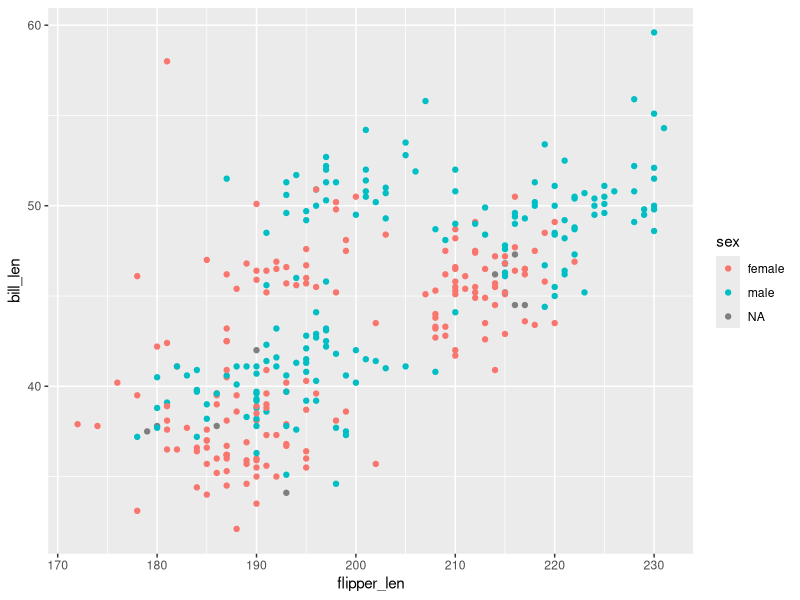
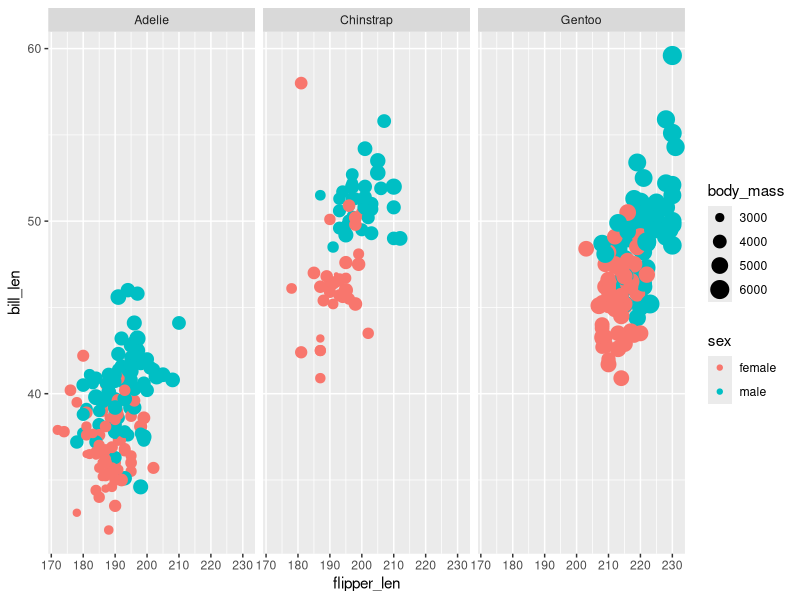

Reproduce these figures in R, in order.
## ---- chunk 1
library(dplyr)
library(palmerpenguins)
library(ggplot2)

# Load the penguins dataset
penguins
## ---- chunk 2
dplyr::count(penguins, species)
## ---- chunk 3
dplyr::count(penguins, island)
## ---- chunk 4
penguins |> count(island, species)
## ---- chunk 5
dplyr::count(penguins, sex)
## ---- chunk 6
penguins <- penguins |>
  rename(
    flipper_len = flipper_length_mm,
    bill_len = bill_length_mm,
    body_mass = body_mass_g
  )
## ---- chunk 7
penguins |>
  ggplot(aes(flipper_len, bill_len, color = sex)) +
  geom_point()
## ---- chunk 8
penguins |>
  filter(!is.na(sex)) |>
  ggplot(aes(flipper_len, bill_len, color = sex, size = body_mass)) +
  geom_point() +
  facet_wrap(~species)
## ---- chunk 9
penguins_clean <- na.omit(penguins[, c(
  "sex", "bill_len", "flipper_len", "body_mass"
)])
## ---- chunk 10
model <- glm(
  sex ~ bill_len + flipper_len + body_mass,
  data = penguins_clean,
  family = binomial
)

summary(model)
